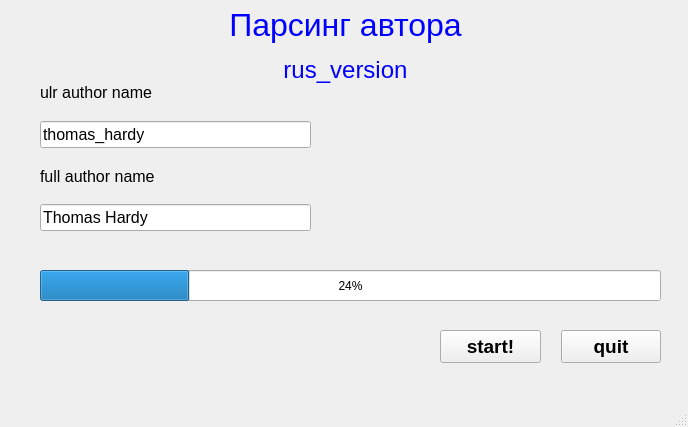
<?xml version="1.0" encoding="UTF-8"?>
<ui version="4.0">
 <class>MainWindow</class>
 <widget class="QMainWindow" name="MainWindow">
  <property name="geometry">
   <rect>
    <x>0</x>
    <y>0</y>
    <width>688</width>
    <height>427</height>
   </rect>
  </property>
  <property name="windowTitle">
   <string>Parse poet</string>
  </property>
  <widget class="QWidget" name="centralwidget">
   <widget class="QWidget" name="verticalLayoutWidget">
    <property name="geometry">
     <rect>
      <x>40</x>
      <y>70</y>
      <width>271</width>
      <height>161</height>
     </rect>
    </property>
    <property name="font">
     <font>
      <pointsize>12</pointsize>
     </font>
    </property>
    <layout class="QVBoxLayout" name="verticalLayout">
     <item>
      <widget class="QLabel" name="label_3">
       <property name="font">
        <font>
         <pointsize>12</pointsize>
        </font>
       </property>
       <property name="text">
        <string>ulr author name</string>
       </property>
      </widget>
     </item>
     <item>
      <widget class="QLineEdit" name="lineEdit_3">
       <property name="font">
        <font>
         <pointsize>12</pointsize>
        </font>
       </property>
       <property name="text">
        <string>thomas_hardy</string>
       </property>
      </widget>
     </item>
     <item>
      <widget class="QLabel" name="label_4">
       <property name="font">
        <font>
         <pointsize>12</pointsize>
        </font>
       </property>
       <property name="text">
        <string>full author name</string>
       </property>
      </widget>
     </item>
     <item>
      <widget class="QLineEdit" name="lineEdit_4">
       <property name="font">
        <font>
         <pointsize>12</pointsize>
        </font>
       </property>
       <property name="text">
        <string>Thomas Hardy</string>
       </property>
      </widget>
     </item>
    </layout>
   </widget>
   <widget class="QProgressBar" name="progressBar">
    <property name="geometry">
     <rect>
      <x>40</x>
      <y>270</y>
      <width>621</width>
      <height>31</height>
     </rect>
    </property>
    <property name="value">
     <number>24</number>
    </property>
   </widget>
   <widget class="QWidget" name="horizontalLayoutWidget">
    <property name="geometry">
     <rect>
      <x>440</x>
      <y>330</y>
      <width>221</width>
      <height>33</height>
     </rect>
    </property>
    <layout class="QHBoxLayout" name="horizontalLayout">
     <property name="spacing">
      <number>20</number>
     </property>
     <item>
      <widget class="QPushButton" name="pushButton">
       <property name="sizePolicy">
        <sizepolicy hsizetype="Minimum" vsizetype="Minimum">
         <horstretch>0</horstretch>
         <verstretch>0</verstretch>
        </sizepolicy>
       </property>
       <property name="font">
        <font>
         <pointsize>14</pointsize>
         <weight>75</weight>
         <bold>true</bold>
        </font>
       </property>
       <property name="text">
        <string>start!</string>
       </property>
      </widget>
     </item>
     <item>
      <widget class="QPushButton" name="pushButton_2">
       <property name="sizePolicy">
        <sizepolicy hsizetype="Minimum" vsizetype="Minimum">
         <horstretch>0</horstretch>
         <verstretch>0</verstretch>
        </sizepolicy>
       </property>
       <property name="font">
        <font>
         <pointsize>14</pointsize>
         <weight>75</weight>
         <bold>true</bold>
        </font>
       </property>
       <property name="text">
        <string>quit</string>
       </property>
      </widget>
     </item>
    </layout>
   </widget>
   <widget class="QLabel" name="label_5">
    <property name="geometry">
     <rect>
      <x>90</x>
      <y>0</y>
      <width>511</width>
      <height>91</height>
     </rect>
    </property>
    <property name="text">
     <string>&lt;html&gt;&lt;head/&gt;&lt;body&gt;&lt;p align=&quot;center&quot;&gt;&lt;span style=&quot; font-size:24pt; color:#0000ff;&quot;&gt;Парсинг автора&lt;/span&gt;&lt;/p&gt;&lt;p align=&quot;center&quot;&gt;&lt;span style=&quot; font-size:18pt; color:#0000ff;&quot;&gt;rus_version&lt;/span&gt;&lt;/p&gt;&lt;/body&gt;&lt;/html&gt;</string>
    </property>
   </widget>
  </widget>
  <widget class="QMenuBar" name="menubar">
   <property name="geometry">
    <rect>
     <x>0</x>
     <y>0</y>
     <width>688</width>
     <height>27</height>
    </rect>
   </property>
  </widget>
  <widget class="QStatusBar" name="statusbar"/>
 </widget>
 <resources/>
 <connections>
  <connection>
   <sender>pushButton_2</sender>
   <signal>clicked()</signal>
   <receiver>MainWindow</receiver>
   <slot>close()</slot>
   <hints>
    <hint type="sourcelabel">
     <x>620</x>
     <y>432</y>
    </hint>
    <hint type="destinationlabel">
     <x>355</x>
     <y>237</y>
    </hint>
   </hints>
  </connection>
 </connections>
</ui>
